Frame 1 (no input): blank canvas, image omitted
Frame 60 (no input): blank canvas, image omitted
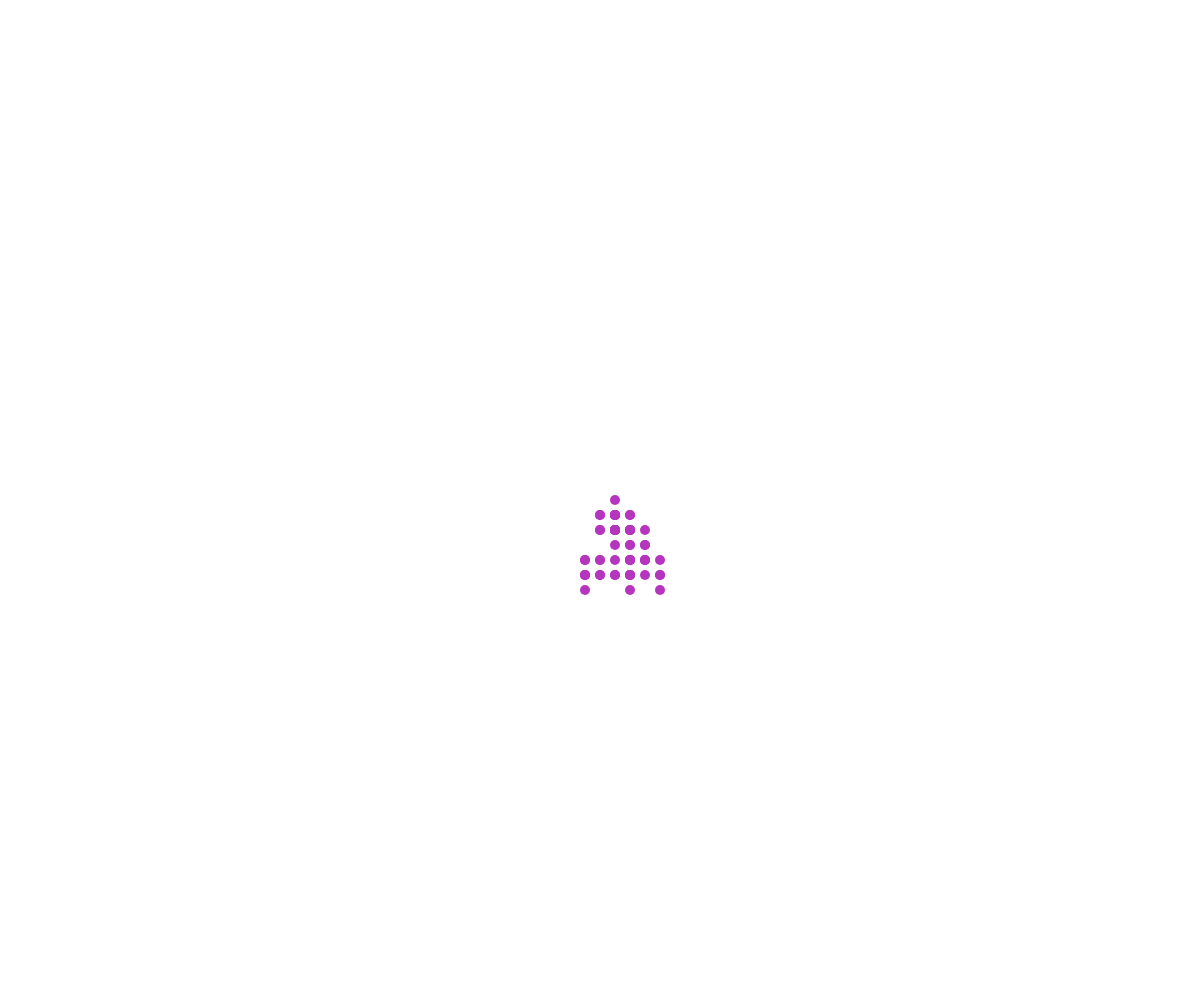
Frame 120 (the mouse pressed at the canvas centre since frame 60)

The p5.js sketch whose frames 1 and 60 were blank and that drew this single picture after the mouse press (run headless with seeded random() and noise() and a simulated clock; from frame 60 on, the mouse is pressed at the canvas centre):

// p5.js sketch
// ── sketch.js
// Walker OOP Demo

class Walker {
  constructor (x, y, theColor) {
    this.x = x;
    this.y = y;
    this.color = theColor;
    this.speed = 15;
    this.radius = 5;
  }

  display() {
    noStroke();
    fill(this.color);
    circle(this.x, this.y, this.radius*2);
  }

  move() {
    let choice = random(0, 100);
    if (choice < 25) {
      //up
      this.y -= this.speed;
    }
    else if (choice < 50) {
      //down
      this.y += this.speed;
    }
    else if (choice < 75) {
      //left
      this.x -= this.speed;
    }
    else {
      //right
      this.x += this.speed;
    }
  }
}

// let ro = new Walker(200, 300, "green");
// let noor = new Walker(400, 500, "red");
let theWalkers = [];

function setup() {
  createCanvas(windowWidth, windowHeight);
}

function draw() {
  //background(220);
  // ro.move();
  // noor.move();

  // ro.display();
  // noor.display();

  for (let myWalker of theWalkers) {
    myWalker.move();
    myWalker.display();
  }
}

function mousePressed() {
  spawnWalker(mouseX, mouseY);
}

function spawnWalker(x,y) {
  let r = random(255);
  let g = random(255);
  let b = random(255);
  let someColor = color(r, g, b);
  let someWalker = new Walker (x, y, someColor);
  theWalkers.push(someWalker);
}
